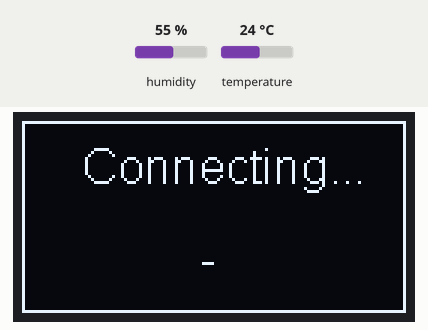
This sketch was run on a simulated ESP8266 (NodeMCU). Parts: 128×64 one-colour display. The test bench sets the inputs (shaded band); at power-on: humidity 55 %, temperature 24 °C. WiFi joins after 1.5 s; servers stay silent unless stated; uploads are accepted with an empty reply; what the sketch prints to the serial monitor is not drawn.

Above: at 0.6 s.
At 1.1 s:
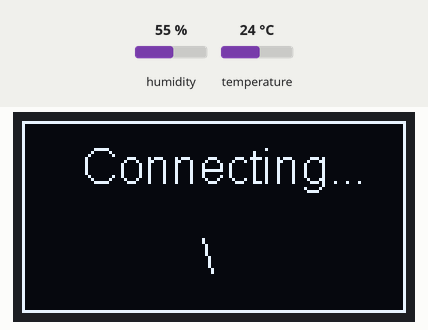
At 1.7 s:
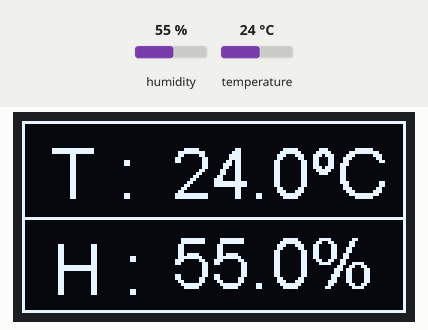

The sketch:

DHT22_Display_Goole_Connect.ino
```cpp
//
//  FILE : DHT22_Display_Google_Connect
//  AUTHOR : nobug (nobug007@gmail.com)
//  CREATED : 26.6.2021
//  HW : NodeMCU & Google ID & SSD1306 & DHT22
//


#include "DHT.h"
#define DHTPIN D2
#define DHTTYPE DHT22

#include <string.h>
#include <ctype.h>
#include <ESP8266WiFi.h>
#include <Wire.h>  // Only needed for Arduino 1.6.5 and earlier
#include <SoftwareSerial.h>
#include "SSD1306Wire.h" // legacy include: `#include "SSD1306.h"`
#include <WiFiClientSecure.h>

// Initialize the OLED display using Wire library
SSD1306Wire  display(0x3c, D3, D4);  //D3=SDA  D4=SCL  As per labeling on NodeMCU

DHT dht(DHTPIN, DHTTYPE);


////  WiFI connection

WiFiClientSecure client;


//=======================================================================
//                    Power on setup
//=======================================================================


void setup() {
  Serial.begin(115200);
  WiFi_Connect();
  display_init();
}

//=======================================================================
//                    Display SSD1306 init
//=======================================================================

void display_init() {

  display.init();
  display.flipScreenVertically();
  display.setFont(ArialMT_Plain_24);
  display.drawRect(0, 0, 128, 64);
  display.drawLine(1, 32, 128, 32);

  display.drawString(10,4, "T : ");
  display.drawString(10,36, "H : ");

  display.display();
}

void WiFi_Connect() {
  char ssid[20] = "nobug_home";
  char password[20] = "bang8813";

  display.init();
  display.flipScreenVertically();
  display.setFont(ArialMT_Plain_16);
  display.drawRect(0, 0, 128, 64);
  display.drawString(20,6, "Connecting...");
  display.display();

  WiFi.mode(WIFI_STA);
  WiFi.begin(ssid, password);
  int i = 0;
  while (WiFi.status() != WL_CONNECTED) {
        display.setColor(WHITE);
        if ( (i%4) == 0 ) display.drawString(60,36, "/");
        else if ( (i%4) == 1 )  display.drawString(60,36, "-");
        else if ( (i%4) == 2 )  display.drawString(60,36, "\\");
        else if ( (i%4) == 3 )  display.drawString(60,36, "|");
        display.display();
        Serial.print(".");
        delay(500);
        display.setColor(BLACK);
        if ( (i%4) == 0 ) display.drawString(60,36, "/");
        else if ( (i%4) == 1 )  display.drawString(60,36, "-");
        else if ( (i%4) == 2 )  display.drawString(60,36, "\\");
        else if ( (i%4) == 3 )  display.drawString(60,36, "|");

        if ( i > 60 ) {
          i = 0;
          display.setColor(WHITE);
          display.drawString(45,36, "Fail !");
          display.display();
          delay(1000*10);
          display.setColor(BLACK);
          display.drawString(45,36, "Fail !");
          break;
        }
        i++;
   }
   display.setColor(WHITE);
}

//=======================================================================
//                    Main Program Loop
//=======================================================================
void loop() {
  float h = dht.readHumidity();
  float t = dht.readTemperature();
  Serial.print("Humidity: ");
  Serial.print(h);
  Serial.print(" %\t");
  Serial.print("Temperature: ");
  Serial.print(t);
  Serial.println(" C");
  drawStatus(t,h);
  sendData2Server(t, h);
  delay(1000*60*10);
}

//=========================================================================
//   Display Temp & Humi
//=========================================================================

void drawStatus(float t, float h) {

  char cT[10];
  char cH[10];
  int sH;

  sprintf(cT,"%2.1fºC",t);
  sprintf(cH,"%2.1f",h);

  sH = 4; // sizeof(cH);
  cH[sH+1] = '\0';
  cH[sH] = '%';

  display.setColor(WHITE);
  display.drawString(50,4, cT);
  display.drawString(50,34, cH);

  display.display();

  display.setColor(BLACK);
  display.drawString(50,4, cT);
  display.drawString(50,34, cH);
}

//=========================================================================
//   Send Data to Google
//=========================================================================


void sendData2Server(float x, float y)
{
  const char* host = "script.google.com";
  const int httpsPort = 443;
  char DevName[20]= "test004";
  String GAS_ID = "AKfycbwssR8XseF7Q274UCu-pjHNwSeBG0eDg3hBDimuFsn0LeNpkUQ1";  // Replace by your GAS service id

  Serial.print("connecting to ");
  Serial.println(host);
  client.setInsecure();
  if (!client.connect(host, httpsPort)) {
    Serial.println("connection failed");
    return;
  }

  char string_x[10];
  char string_y[10];

  sprintf(string_x,"%0.2f",x);
  sprintf(string_y,"%0.2f",y);


  String url = "/macros/s/" + GAS_ID + "/exec?Name="+DevName+"&Temp=" + string_x + "&Humi=" + string_y;
  Serial.print("requesting URL: ");
  Serial.println(url);

  client.print(String("GET ") + url + " HTTP/1.1\r\n" +
         "Host: " + host + "\r\n" +
         "User-Agent: BuildFailureDetectorESP8266\r\n" +
         "Connection: close\r\n\r\n");

  Serial.println("request sent");
  while (client.connected()) {
    String line = client.readStringUntil('\n');
    if (line == "\r") {
      Serial.print("==========");
      Serial.print(line);
      Serial.println("==========");
      Serial.println("headers received");
      break;
    }
  }
  String line = client.readStringUntil('\n');
  if (line.startsWith("{\"state\":\"success\"")) {
    Serial.println("esp8266/Arduino CI successfull!");
  } else {
    Serial.println("esp8266/Arduino CI has failed");
  }
  Serial.println("reply was:");
  Serial.print("==========");
  Serial.print(line);
  Serial.println("==========");
  Serial.println("closing connection");
}
```

Measured:
- what the display in image 0 shows lasts 0.5 s, from 0.6 s to 1.1 s
